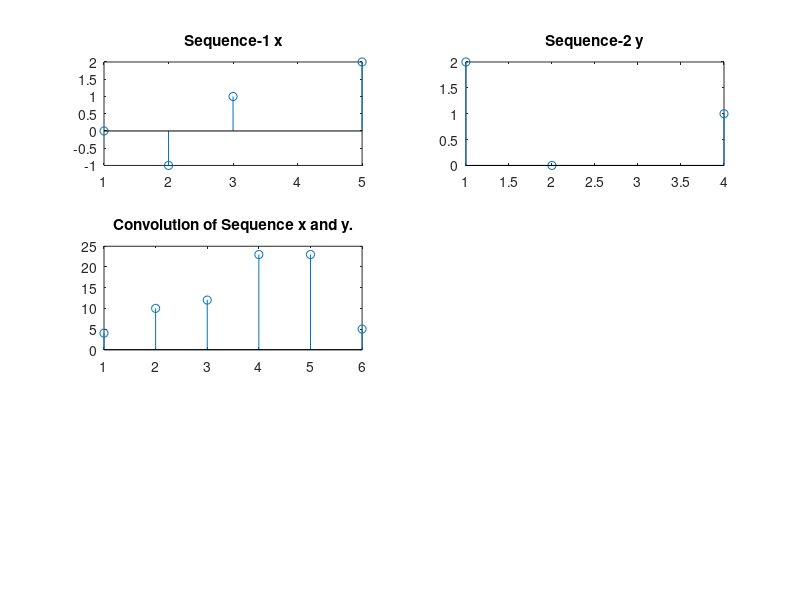

Reproduce this figure in MATLAB.
%Linear Convolution
x=[2,1,3,5];
nx=[-1:2];
y=[2,4,1];
ny=[0:2];
lc=conv(x,y);
subplot(3,2,1);
stem(x);

subplot(3,2,1);
stem(x,nx);
title('Sequence-1 x');


subplot(3,2,2);
stem(y,ny);
title('Sequence-2 y');


subplot(3,2,3);
stem(lc);

title('Convolution of Sequence x and y.');